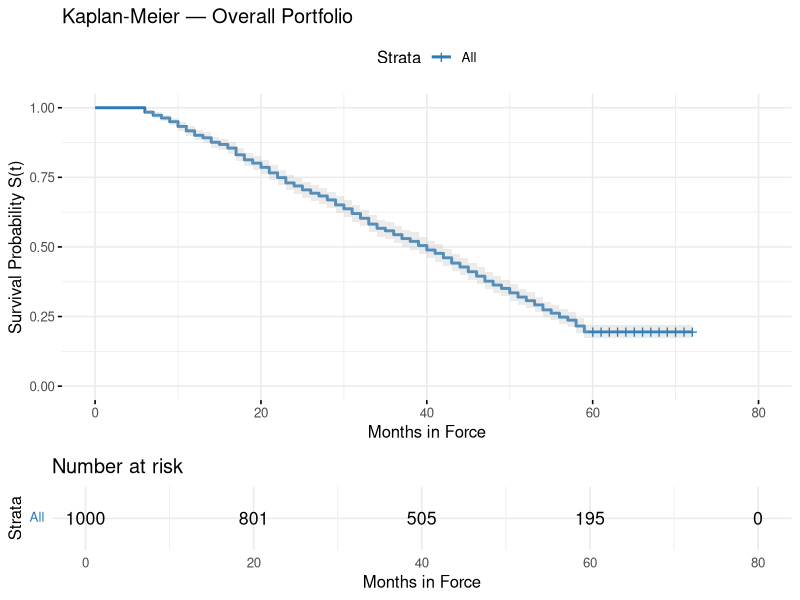
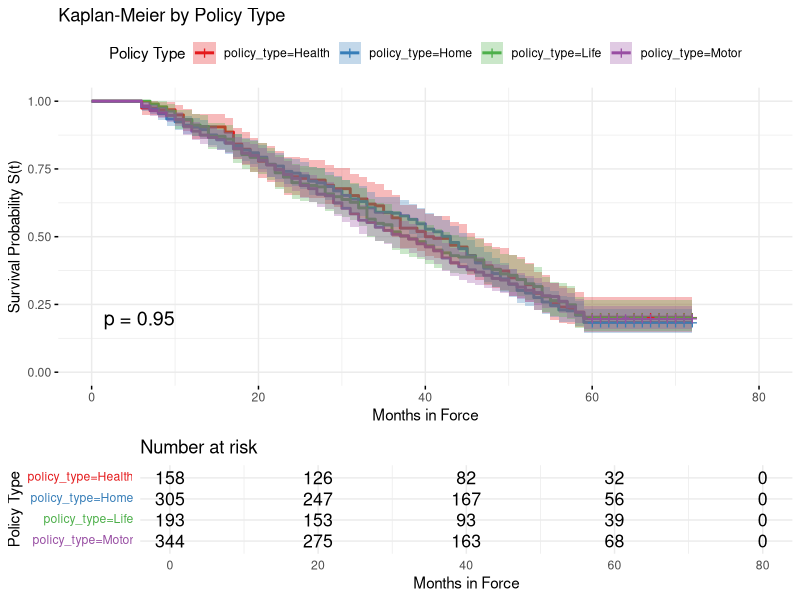
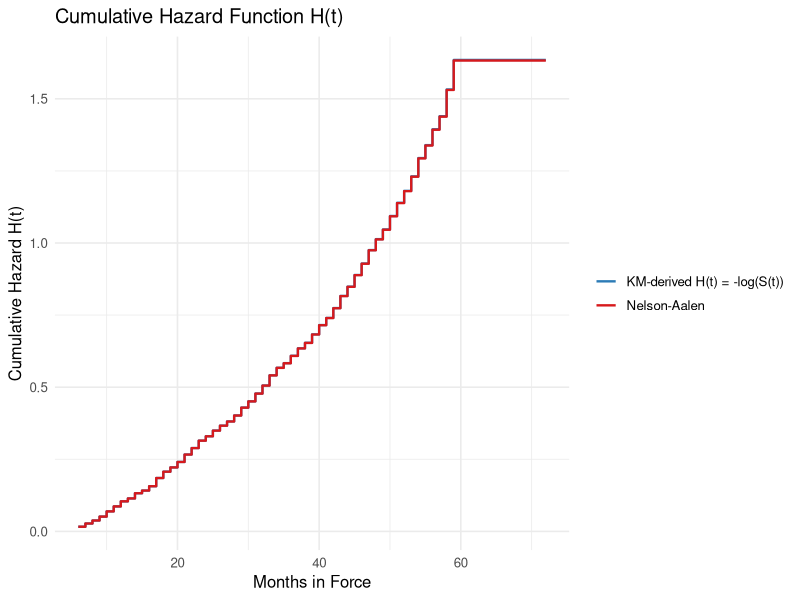

Recreate these plots in R, in order.
## ---- chunk 1
knitr::opts_chunk$set(echo = FALSE, warning = FALSE, message = FALSE)
## ---- chunk 2
library(tidyverse)
library(survival)
library(survminer)
library(knitr)

policyholders <- read_csv("L2_policyholders.csv") %>%
  mutate(
    time  = policy_duration_months,
    event = if_else(policy_duration_months < 60, 1, 0)
  )
## ---- chunk 3
fit_km <- survfit(Surv(time, event) ~ 1, data = policyholders)
## ---- chunk 4
km_summary <- summary(fit_km, times = c(6, 12, 24, 36, 48, 60))

tibble(
  `Time (Months)`    = km_summary$time,
  `At Risk`          = km_summary$n.risk,
  `Events`           = km_summary$n.event,
  `S(t)`             = round(km_summary$surv,  3),
  `Lower 95% CI`     = round(km_summary$lower, 3),
  `Upper 95% CI`     = round(km_summary$upper, 3)
) %>%
  kable(caption = "Table 1: Kaplan-Meier Survival Estimates at Key Durations")
## ---- chunk 5
ggsurvplot(
  fit_km,
  data          = policyholders,
  conf.int      = TRUE,
  risk.table    = TRUE,
  palette       = "#2c7bb6",
  xlab          = "Months in Force",
  ylab          = "Survival Probability S(t)",
  title         = "Kaplan-Meier — Overall Portfolio",
  ggtheme       = theme_minimal(base_size = 12),
  risk.table.height = 0.25
)
## ---- chunk 6
fit_type <- survfit(Surv(time, event) ~ policy_type,
                    data = policyholders)
## ---- chunk 7
ggsurvplot(
  fit_type,
  data          = policyholders,
  conf.int      = TRUE,
  risk.table    = TRUE,
  pval          = TRUE,
  palette       = "Set1",
  legend.title  = "Policy Type",
  xlab          = "Months in Force",
  ylab          = "Survival Probability S(t)",
  title         = "Kaplan-Meier by Policy Type",
  ggtheme       = theme_minimal(base_size = 11),
  risk.table.height = 0.28
)
## ---- chunk 8
fit_na <- survfit(Surv(time, event) ~ 1,
                  data = policyholders,
                  type = "fh")   # Fleming-Harrington = Nelson-Aalen

na_df <- tibble(
  time  = fit_na$time,
  cumhaz = -log(fit_na$surv)    # H(t) = -log(S(t))
)
## ---- chunk 9
km_df <- tibble(
  time   = fit_km$time,
  cumhaz = -log(fit_km$surv)
)

bind_rows(
  na_df %>% mutate(method = "Nelson-Aalen"),
  km_df %>% mutate(method = "KM-derived H(t) = -log(S(t))")
) %>%
  ggplot(aes(x = time, y = cumhaz, color = method)) +
  geom_step(linewidth = 0.8) +
  scale_color_manual(values = c("Nelson-Aalen"           = "#d7191c",
                                 "KM-derived H(t) = -log(S(t))" = "#2c7bb6")) +
  labs(title  = "Cumulative Hazard Function H(t)",
       x = "Months in Force", y = "Cumulative Hazard H(t)",
       color = NULL) +
  theme_minimal(base_size = 12)
## ---- chunk 10
lr_test <- survdiff(Surv(time, event) ~ policy_type,
                    data = policyholders)
lr_test
## ---- chunk 11
p_val <- 1 - pchisq(lr_test$chisq, df = length(lr_test$n) - 1)

tibble(
  `Chi-squared statistic` = round(lr_test$chisq, 3),
  `Degrees of freedom`    = length(lr_test$n) - 1,
  `p-value`               = round(p_val, 4),
  `Conclusion`            = ifelse(
    p_val < 0.05,
    "Significant difference across policy types (p < 0.05)",
    "No significant difference across policy types (p ≥ 0.05)"
  )
) %>%
  kable(caption = "Table 2: Log-Rank Test Results")
## ---- chunk 12
tibble(
  `Policy Type` = names(lr_test$n),
  `N`           = lr_test$n,
  `Observed`    = lr_test$obs,
  `Expected`    = round(lr_test$exp, 1),
  `(O-E)²/E`   = round((lr_test$obs - lr_test$exp)^2 / lr_test$exp, 3)
) %>%
  kable(caption = "Table 3: Observed vs Expected Events by Policy Type")
## ---- chunk 13
p_val_fmt <- round(p_val, 4)
km_12 <- round(summary(fit_km, times = 12)$surv * 100, 1)
km_24 <- round(summary(fit_km, times = 24)$surv * 100, 1)
